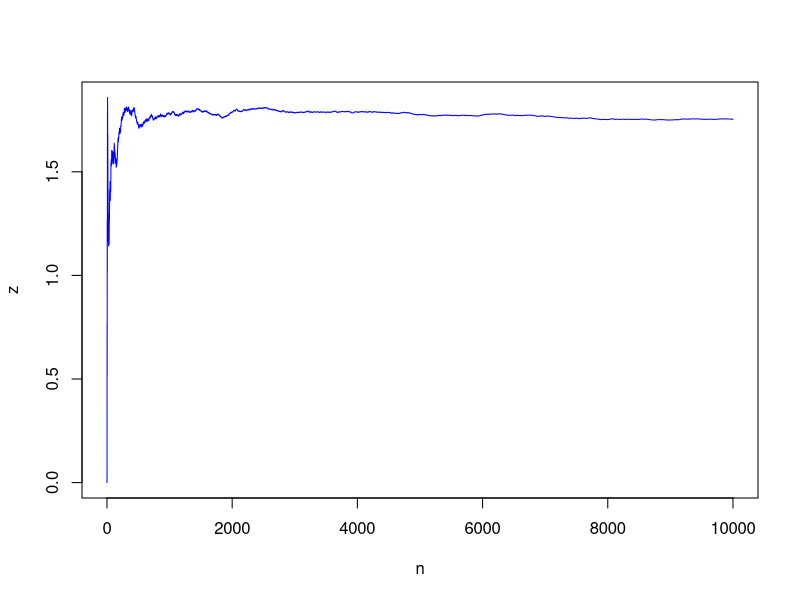

Source code (R):
k<-10000
n<-1:k
x<-runif(k,0,1)
g_x<-2*((1)/x^2)*exp(-((1-x)/x)^2)
z<-cumsum(g_x)/n
plot(n,z,type = "l",col="blue")
z[length(z)]